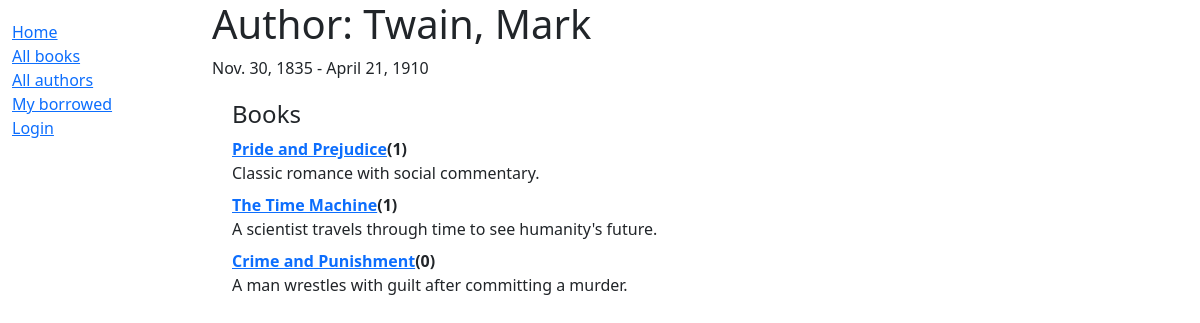
Screenshot of /catalog/author/6 with the database file from the repository.
### catalog/models.py (models this page shows, shortened)
class Author(models.Model):
    first_name = models.CharField(max_length=100)
    last_name = models.CharField(max_length=100)
    date_of_birth = models.DateField(null=True, blank=True)
    date_of_death = models.DateField('Died', null=True, blank=True)
    class Meta:
        ordering = ['last_name', 'first_name']
    def __str__(self):
        return f'{self.last_name}, {self.first_name}'

class Book(models.Model):
    title = models.CharField(max_length=200)
    author = models.ForeignKey('Author', on_delete=models.RESTRICT, null=True)
    summary = models.TextField(max_length=1000, help_text="Enter a brief description of the book")
    isbn = models.CharField('ISBN', max_length=13, unique=True, help_text='13 Character <a href="https://www.isbn-international.org/content/what-isbn''">ISBN number</a>')
    genre = models.ManyToManyField(Genre, help_text="Select a genre for this book")
    def __str__(self):
        return self.title
    def display_genre(self):
        """Create a string for the genre. This is required to display genre in Admin."""
        return ', '.join(genre.name for genre in self.genre.all()[:3])
    display_genre.short_description = "Genre"

### catalog/views.py (the view)
# urls.py: path('author/<int:pk>', views.AuthorDetailView.as_view(), name='author-detail'),
class AuthorDetailView(generic.DetailView):
    model = Author

### catalog/templates/catalog/author_detail.html
{% extends "base_generic.html" %}
{% block content %}
  <h1>Author: {{ author }}</h1>
  <p>{{ author.date_of_birth }} - {% if author.date_of_death %}{{ author.date_of_death }}{% endif %}</p>
  <div style="margin-left:20px;margin-top:20px">
    <h4>Books</h4>
    <dl>
      {% for book in author.book_set.all %}
      <dt><a href="{% url 'book-detail' book.pk %}">{{ book }}</a>({{ book.bookinstance_set.count }})</dt>
      <dd>{{ book.summary }}</dd>
      {% empty %}
      <p>This author has no books.</p>
      {% endfor %}
    </dl>
  </div>
{% endblock %}

### rows the page displays
Author: date_of_birth "Nov. 30, 1835", date_of_death "April 21, 1910"
Book: title "Pride and Prejudice", bookinstance_set.count "1", summary "Classic romance with social commentary."
Book: title "The Time Machine", bookinstance_set.count "1", summary "A scientist travels through time to see humanity's future."
Book: title "Crime and Punishment", bookinstance_set.count "0", summary "A man wrestles with guilt after committing a murder."
